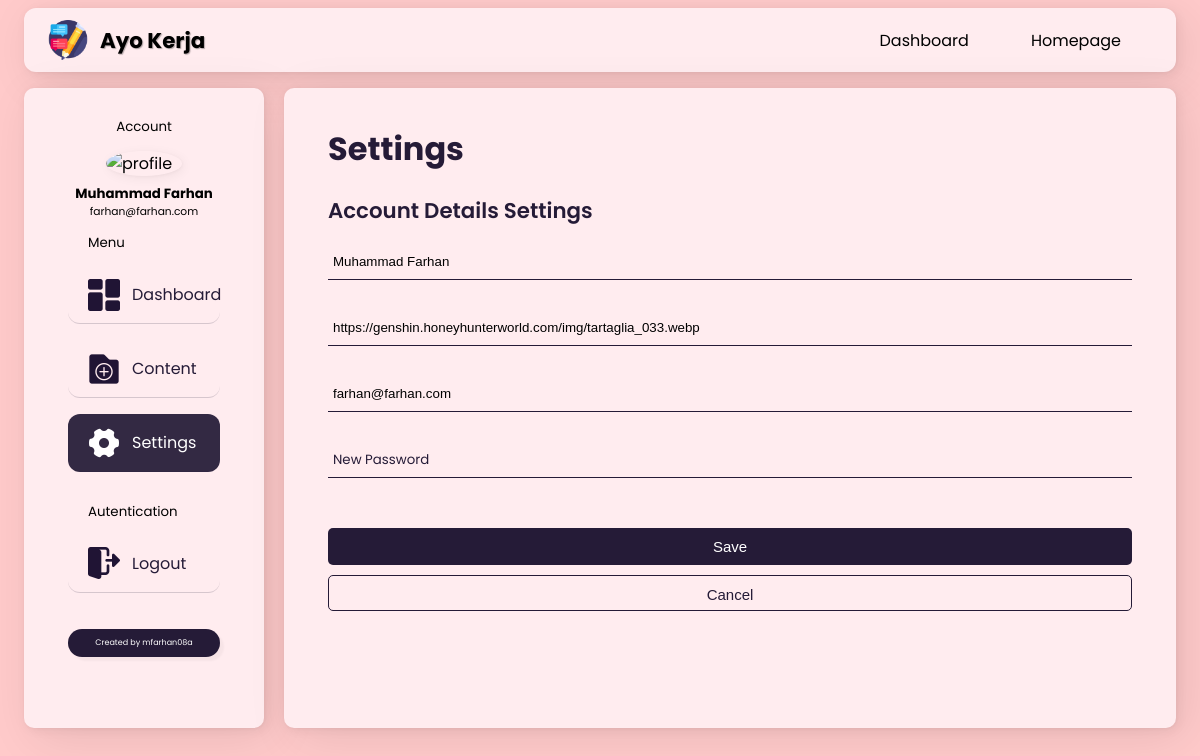
Page /accountSettings.php?id=1 (signed in) on the committed database.
### tables this page shows
CREATE TABLE `users` (
  `id` int(11) NOT NULL,
  `name` varchar(255) NOT NULL,
  `img_url` varchar(255) NOT NULL,
  `email` varchar(255) NOT NULL,
  `password` varchar(255) NOT NULL
);

### connection.php (called while the page is built, shortened)
<?php
class database
{
    private $koneksi = "";
    function setKoneksi($koneksi)
    {
        $this->koneksi = $koneksi;
    }
    function getKoneksi()
    {
        return $this->koneksi;
    }
}
class methodDatabase extends database
{
    function getUser($id)
    {
        $query = mysqli_query($this->getKoneksi(), "SELECT * from users WHERE id='$id'");
        return $query->fetch_array();
    }
}
$db = new methodDatabase();

### accountSettings.php (the view, shortened to what this page needs)
<?php
if (!$_SESSION['ayokerja_db']) {
    header('location:loginForm.php');
} else {
    include('connection.php');
    $userID = $_GET['id'];
    if (!is_null($userID)) {
        $userData = $db->getUser($userID);
    } else {
        echo ("no user");
    }
}
?>
<!DOCTYPE html>
<html lang="en">
<head>
    <link rel="stylesheet" href="css/style.css" />
</head>
<body>
    <header>
        <nav>
            <div class="logo">
                <img src="assets/copywriting.png" alt="logo" class="logoImg" />
                <h4>Ayo Kerja</h4>
            </div>
            <div class="menu">
                <a href="dashboard.php">Dashboard</a>
                <a href="home.php">Homepage</a>
            </div>
        </nav>
    </header>
    <main class="container">
        <aside class="card">
            <div class="profile">
                <p>Account</p>
                <div class="profile-pict">
                    <img src="<?php echo $_SESSION['img_url'] ?>" alt="profile" class="pict" />
                </div>
                <div class="profile-desc">
                    <p>
                        <?php echo $_SESSION['name'] ?>
                    </p>
                    <span>
                        <?php echo $_SESSION['email'] ?>
                    </span>
                </div>
            </div>
            <div class="navSide">
                <p>Menu</p>
                <a href="dashboard.php">
                    <img src="assets/dashboard.png" alt="dashboard" class="icon" />
                    <p>Dashboard</p>
                </a>
                <a href="contentList.php"><img src="assets/folder.png" alt="dashboard" class="icon" />
                    <p>Content</p>
                </a>
                <a href="settings.php" style="background-color: #251b37ee"><img src="assets/setting-white.png"
                        alt="dashboard" class="icon" />
                    <p style="color: white">Settings</p>
                </a>
                <p>Autentication</p>
                <a href="process.php?action=logout"><img src="assets/logout.png" alt="dashboard" class="icon" />
                    <p>Logout</p>
                </a>
            </div>
            <footer>
                <p>Created by <a href="https://www.instagram.com/mfarhan08a/" target="_blank">mfarhan08a</a></p>
            </footer>
        </aside>
        <div class="content card">
            <h1>Settings</h1>
            <section id="insight">
                <h2>Account Details Settings</h2>
                <form action="process.php?action=changeUserSettings" method="post" class="form">
                    <div class="info">
                        <input type="text" name="name" placeholder="Fullname" required
                            value="<?php echo $userData['name'] ?>" />
                        <input type="text" name="img_url" placeholder="Image URL" required
                            value="<?php echo $userData['img_url'] ?>" />
                        <input type="email" name="email" placeholder="Email" required
                            value="<?php echo $userData['email'] ?>" />
                        <input type="password" name="password" placeholder="New Password" required />
                    </div>
                    <button type="submit">Save</button>
                </form>
                <a href="settings.php">
                    <button class="buttonChange"
                        style="height: 36px; margin: 10px auto; background-color: #ffecef; border: 1px solid #251b37; color: #251b37;">
                        Cancel
                    </button>
                </a>
            </section>
        </div>
    </main>
</body>
</html>

### css/style.css (style rules this page uses)
* { box-sizing: border-box; }
body { font-family: "Poppins", sans-serif; margin: 0; padding: 0; background-color: #ffcaca; }
header { display: inline; }
nav { display: flex; background-color: #ffecef; justify-content: space-between; align-items: center; margin: 8px 24px; border-radius: 12px; height: 4em; box-shadow: 0.7px 0.7px 3.3px rgba(0, 0, 0, 0.036), 2.2px 2.2px 11.2px rgba(0, 0, 0, 0.054), 10px 10px 50px rgba(0, 0, 0, 0.09); }
nav > .logo { display: flex; margin-left: 24px; height: 3em; align-items: center; }
nav > .logo > h4 { margin-left: 12px; font-size: 16pt; text-shadow: 1px 1px 1px rgba(0, 0, 0, 0.3); }
.logo > .logoImg { width: 40px; }
nav > .menu { display: flex; align-items: center; margin-right: 24px; }
nav > .menu > a { color: black; text-decoration: none; margin: auto 15px; font-size: 12pt; padding: 12px 16px; border-radius: 8px; transition: 0.2s; }
main { display: grid; grid-template-columns: 20% auto; grid-gap: 20px; width: 100%; height: 82vh; }
main > aside { width: 100%; }
.profile { display: flex; flex-direction: column; align-items: center; justify-content: center; }
img.pict { width: 100%; object-fit: cover; }
.profile-pict { display: flex; width: 50%; height: 50%; border-radius: 50%; overflow: hidden; box-shadow: 0.7px 0.7px 3.3px rgba(0, 0, 0, 0.036), 2.2px 2.2px 11.2px rgba(0, 0, 0, 0.054); }
.profile-desc { display: flex; flex-direction: column; justify-content: center; }
.profile-desc > p { margin: 0; margin-top: 8px; font-size: 10pt; font-weight: bold; text-align: center; }
.profile-desc > span { margin: 0 0; font-size: 8pt; text-align: center; }
footer { margin: 0 0; margin-top: 20px; width: 100%; color: white; background-color: #251b37; border-radius: 16px; text-align: center; padding: 0.1pt; font-size: 6pt; box-shadow: 4px 4px 2px rgba(0, 0, 0, 0.036); }
footer > p > a { text-decoration: none; color: white; }
main > aside > .navSide { display: flex; flex-direction: column; align-items: flex-start; }
main > aside > .navSide > a { display: flex; margin-bottom: 16px; text-decoration: none; border-bottom: 1px solid #251b372f; border-radius: 12px; padding: 0 20px; width: 100%; transition: 0.2s; }
.navSide > a > p { font-size: 12pt; margin-left: 12px; color: #251b37; }
main > aside > div > p { padding: 0 20px; font-size: 10pt; }
img.icon { object-fit: contain; width: 32px; }
.card { background-color: #ffecef; margin: 8px 24px; padding: 16px 44px; border-radius: 10px; box-shadow: 0.7px 0.7px 3.3px rgba(0, 0, 0, 0.036), 2.2px 2.2px 11.2px rgba(0, 0, 0, 0.054), 10px 10px 50px rgba(0, 0, 0, 0.09); }
.content { overflow-y: scroll; }
.content > h1 { color: #251b37; }
.content > section > h2 { font-size: 16pt; font-weight: 600; color: #251b37; }
.info { display: flex; flex-direction: column; }
.form > .info > input, select, textarea { padding: 10px 5px; margin-bottom: 30px; background: transparent; border: none; border-bottom: 1px solid #251b37; resize: none; }
.form > .info > input::placeholder, textarea::placeholder { color: #251b37; font-family: "Poppins", sans-serif; }
.form > button { padding: 10px 5px; margin-top: 20px; border-radius: 5px; border: none; background: #251b37; text-decoration: none; font-size: 15px; font-weight: 400; color: #fff; }
.form > button { width: 100%; }
.buttonChange { padding: 10px 5px; margin-top: 20px; border-radius: 5px; border: none; background: #251b37; text-decoration: none; font-size: 15px; font-weight: 400; color: #fff; }
.buttonChange { width: 100%; }

### rows in the picture
users: name "Muhammad Farhan", img_url "https://genshin.honeyhunterworld.com/img/tartaglia_033.webp", email "farhan@farhan.com"

### other values in the picture
$_SESSION['name'] "Muhammad Farhan"
$_SESSION['email'] "farhan@farhan.com"
